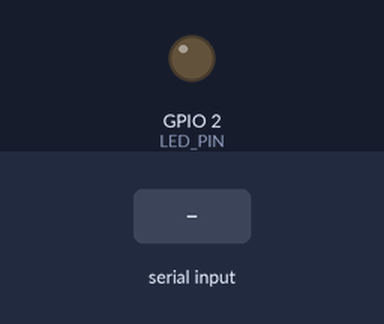
Recording of a sketch running on a simulated ESP32. On the bench: output pins drawn as LEDs (lit = HIGH). The inputs (shaded band) are chosen by the test bench.

Above: at 1.2 s.
1.3 s: "L" received over Serial
At 1.6 s:
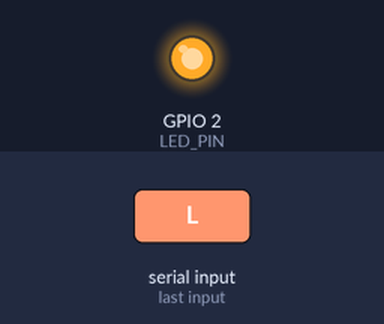
2.8 s: "l" received over Serial
At 4.0 s:
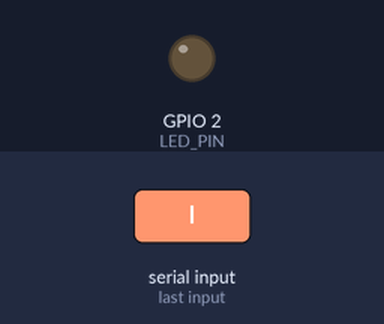
Timing chart, 0 to 5.8 s (numbered marks = the images above; inputs shaded):
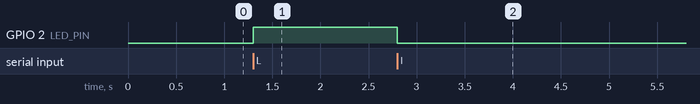

The sketch:

generate_esp32_firmware_that_takes__1770567652.ino
```cpp
#include <Arduino.h>

// Pin definitions
const int LED_PIN = 2;

// Setup function runs once on startup
void setup() {
  Serial.begin(115200);
  pinMode(LED_PIN, OUTPUT); // Set LED pin mode to output
}

// Loop function runs repeatedly after setup
void loop() {
  char command;

  // Read serial input if available
  if (Serial.available()) {
    command = Serial.read();

    switch (command) {
      case 'L': // LED_ON
        digitalWrite(LED_PIN, HIGH);
        break;

      case 'l': // LED_OFF
        digitalWrite(LED_PIN, LOW);
        break;

      case 'S': // STATUS
        Serial.print("Uptime: ");
        Serial.println(millis());
        Serial.print("Last command: ");
        Serial.println(command);
        break;
    }
  }
}
```

Measured:
- after the input at 1.3 s, GPIO 2 (LED_PIN): LOW → HIGH at once
- after the input at 2.8 s, GPIO 2 (LED_PIN): HIGH → LOW at once
